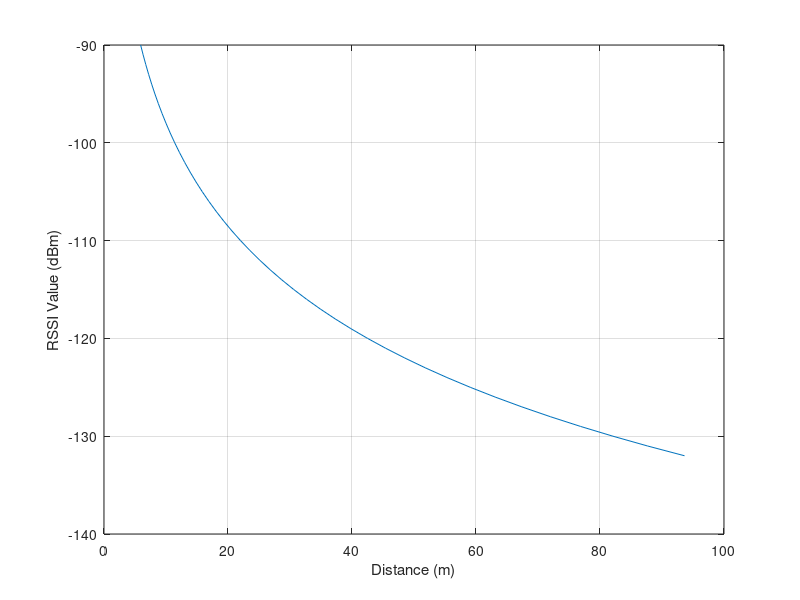

This chart was generated by the following MATLAB code:
x=linspace(-90,-132,43);  
y = 10 * 10 .^((-98 - x)/35);
plot(y,x);
% set(gca,'XTick',-120:10:-90);
% set(gca,'yTick',0:1:100);
grid on;
xlabel('Distance (m)');
ylabel('RSSI Value (dBm)');